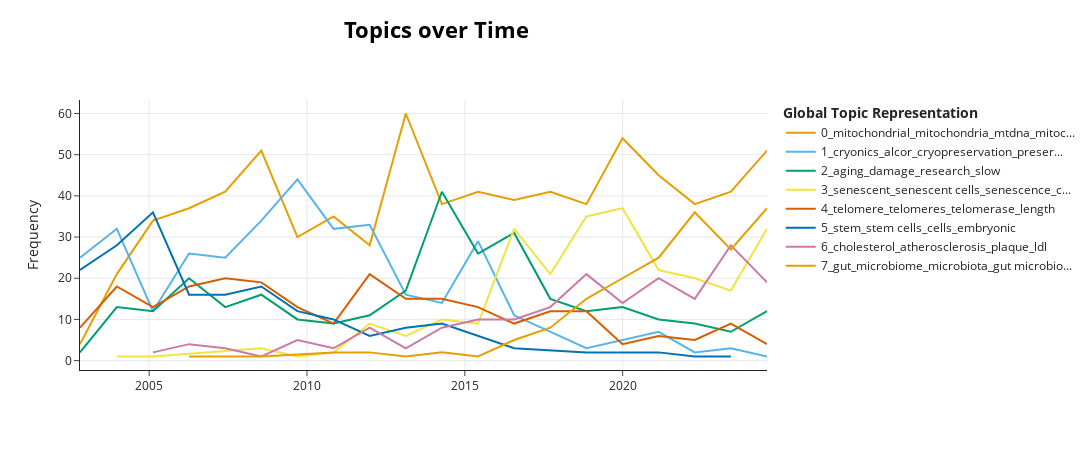

Write notebook code for a chart like this one.
### Code cell
# Cell 5: Temporal Evolution Graph (with Caching)

import pandas as pd
import os

if 'topic_model' in locals() and 'topics' in locals():
    # --- a. Define file paths for caching ---
    RESULTS_DIR = "inference_results"
    os.makedirs(RESULTS_DIR, exist_ok=True) # Create directory if it doesn't exist

    # Dynamic path based on whether we are using the sample or full dataset
    if use_sample:
        time_path = os.path.join(RESULTS_DIR, "topics_over_time_sample.csv")
    else:
        time_path = os.path.join(RESULTS_DIR, "topics_over_time_full.csv")

    # --- b. Load pre-calculated results or calculate them if they don't exist ---
    if os.path.exists(time_path):
        # --- FAST PATH: Load from disk ---
        print(f"✅ Loading pre-calculated temporal evolution data from:\n{time_path}")
        topics_over_time = pd.read_csv(time_path, parse_dates=['Timestamp'])
    else:
        # --- SLOW PATH: Calculate and then save ---
        print("Calculating topics over time... (This can be very slow, but only runs once)")
        topics_over_time = topic_model.topics_over_time(
            docs=documents, 
            timestamps=timestamps, 
            topics=topics,
            nr_bins=20
        )
        
        # Save the results for next time
        try:
            topics_over_time.to_csv(time_path, index=False)
            print(f"✅ Results saved to '{time_path}' for future sessions.")
        except Exception as e:
            print(f"❌ Error saving results: {e}")

    # --- c. Display the visualization ---
    print("\n--- Temporal Evolution Graph ---")
    display(topic_model.visualize_topics_over_time(topics_over_time, top_n_topics=8))

else:
    print("❌ The model or 'topics' variable is not available. Please run the previous cells first.")

### Figure 1 — Plotly figure (JSON) as saved in the notebook; plotly's stock layout.template omitted (floating-point values rounded to 4 significant figures)
{"data": [{"hoverinfo": "text", "hovertext": ["<b>Topic 0</b><br>Words: free radical, free radical theory, radical theory, successful educated, successful educated guesses", "<b>Topic 0</b><br>Words: mitochondrial, mitochondria, mitochondrial dna, dna, free", "<b>Topic 0</b><br>Words: mitochondrial, mitochondria, dna, mitochondrial dna, mutations", "<b>Topic 0</b><br>Words: mitochondrial, mitochondria, mitochondrial dna, mtdna, dna", "<b>Topic 0</b><br>Words: mitochondrial, mitochondria, mitochondrial dna, dna, mtdna", "<b>Topic 0</b><br>Words: mitochondrial, mitochondria, mitochondrial dna, antioxidants, dna", "<b>Topic 0</b><br>Words: mitochondrial, mitochondria, mtdna, mitochondrial dna, dna", "<b>Topic 0</b><br>Words: mitochondrial, mitochondria, ros, dna, mitochondrial dna", "<b>Topic 0</b><br>Words: mitochondrial, mitochondria, mitochondrial dna, dna, mtdna", "<b>Topic 0</b><br>Words: mitochondrial, mitochondria, mtdna, mitochondrial dna, dna", "<b>Topic 0</b><br>Words: mitochondrial, mitochondria, mtdna, mitochondrial dna, dna", "<b>Topic 0</b><br>Words: mitochondrial, mitochondria, ros, mtdna, mitochondrial dna", "<b>Topic 0</b><br>Words: mitochondrial, mitochondria, mtdna, dna, mitochondrial dna", "<b>Topic 0</b><br>Words: mitochondrial, mitochondria, mtdna, dna, mitochondrial dna", "<b>Topic 0</b><br>Words: mitochondrial, mitochondria, mtdna, oxidative, mitochondrial dna", "<b>Topic 0</b><br>Words: mitochondrial, mitochondria, mitophagy, mtdna, mitochondrial dna", "<b>Topic 0</b><br>Words: mitochondrial, mitochondria, mitophagy, mitochondrial function, mitochondrial dna", "<b>Topic 0</b><br>Words: mitochondrial, mitochondria, mitophagy, oxidative, mtdna", "<b>Topic 0</b><br>Words: mitochondrial, mitochondria, mitochondrial function, oxidative, mitophagy", "<b>Topic 0</b><br>Words: mitochondrial, mitochondria, mitochondrial dna, mtdna, mitochondrial function"], "marker": {"color": "#E69F00"}, "mode": "lines", "name": "0_mitochondrial_mitochondria_mtdna_mitoc...", "type": "scatter", "x": ["2002-10-23T15:24:28.800000000", "2003-12-23T21:36:00.000000000", "2005-02-13T19:12:00.000000000", "2006-04-07T16:48:00.000000000", "2007-05-30T14:24:00.000000000", "2008-07-21T12:00:00.000000000", "2009-09-12T09:36:00.000000000", "2010-11-04T07:12:00.000000000", "2011-12-27T04:48:00.000000000", "2013-02-17T02:24:00.000000000", "2014-04-11T00:00:00.000000000", "2015-06-02T21:36:00.000000000", "2016-07-24T19:12:00.000000000", "2017-09-15T16:48:00.000000000", "2018-11-07T14:24:00.000000000", "2019-12-30T12:00:00.000000000", "2021-02-20T09:36:00.000000000", "2022-04-14T07:12:00.000000000", "2023-06-06T04:48:00.000000000", "2024-07-28T02:24:00.000000000"], "y": [4, 21, 34, 37, 41, 51, 30, 35, 28, 60, 38, 41, 39, 41, 38, 54, 45, 38, 41, 51]}, {"hoverinfo": "text", "hovertext": ["<b>Topic 1</b><br>Words: cryonics, alcor, cryostasis, suspension, vitrification", "<b>Topic 1</b><br>Words: cryonics, alcor, legislation, arizona, industry", "<b>Topic 1</b><br>Words: cryonics, alcor, cryonics society, vitrification, society", "<b>Topic 1</b><br>Words: cryonics, alcor, cryopreservation, vitrification, preservation", "<b>Topic 1</b><br>Words: cryonics, alcor, cryopreservation, vitrification, preservation", "<b>Topic 1</b><br>Words: cryonics, alcor, cryopreservation, freezing, preservation", "<b>Topic 1</b><br>Words: cryonics, alcor, cryopreservation, preservation, alcors", "<b>Topic 1</b><br>Words: cryonics, alcor, cryopreservation, preservation, death", "<b>Topic 1</b><br>Words: cryonics, alcor, cryopreservation, preservation, brain", "<b>Topic 1</b><br>Words: cryonics, cryopreservation, alcor, future, vitrification", "<b>Topic 1</b><br>Words: cryonics, alcor, preservation, cryopreservation, vitrification", "<b>Topic 1</b><br>Words: cryonics, cryopreservation, preservation, alcor, vitrification", "<b>Topic 1</b><br>Words: cryonics, alcor, cryopreservation, vitrification, preservation", "<b>Topic 1</b><br>Words: cryonics, vitrification, alcor, preservation, ice", "<b>Topic 1</b><br>Words: cryonics, cryopreservation, alcor, vitrification, preservation", "<b>Topic 1</b><br>Words: cryonics, cryopreservation, vitrification, industry, preservation", "<b>Topic 1</b><br>Words: cryopreservation, cryonics, isochoric, cpas, vitrification", "<b>Topic 1</b><br>Words: ice, cryopreservation, cryonics, ice growth, vitrification", "<b>Topic 1</b><br>Words: biostasis, preservation, cryonics, biostasis research, roadmap"], "marker": {"color": "#56B4E9"}, "mode": "lines", "name": "1_cryonics_alcor_cryopreservation_preser...", "type": "scatter", "x": ["2002-10-23T15:24:28.800000000", "2003-12-23T21:36:00.000000000", "2005-02-13T19:12:00.000000000", "2006-04-07T16:48:00.000000000", "2007-05-30T14:24:00.000000000", "2008-07-21T12:00:00.000000000", "2009-09-12T09:36:00.000000000", "2010-11-04T07:12:00.000000000", "2011-12-27T04:48:00.000000000", "2013-02-17T02:24:00.000000000", "2014-04-11T00:00:00.000000000", "2015-06-02T21:36:00.000000000", "2016-07-24T19:12:00.000000000", "2017-09-15T16:48:00.000000000", "2018-11-07T14:24:00.000000000", "2021-02-20T09:36:00.000000000", "2022-04-14T07:12:00.000000000", "2023-06-06T04:48:00.000000000", "2024-07-28T02:24:00.000000000"], "y": [25, 32, 12, 26, 25, 34, 44, 32, 33, 16, 14, 29, 11, 7, 3, 7, 2, 3, 1]}, {"hoverinfo": "text", "hovertext": ["<b>Topic 2</b><br>Words: bioinformatics, nih, new theory, important point, particularly watertight theory", "<b>Topic 2</b><br>Words: aging, research, theory, theory aging, damage", "<b>Topic 2</b><br>Words: entropy, aging, gravity, model, research", "<b>Topic 2</b><br>Words: aging, damage, repair, research, chronomeres", "<b>Topic 2</b><br>Words: aging, damage, repair, wealth, research", "<b>Topic 2</b><br>Words: aging, metabolism, damage, slow, longevity", "<b>Topic 2</b><br>Words: aging, consortium, slowing, research, slow", "<b>Topic 2</b><br>Words: aging, research, damage, metabolic, technologies", "<b>Topic 2</b><br>Words: aging, damage, slow, sens, slow aging", "<b>Topic 2</b><br>Words: aging, programmed aging, programmed, damage, research", "<b>Topic 2</b><br>Words: aging, damage, research, metabolism, slow", "<b>Topic 2</b><br>Words: aging, damage, research, slow, life", "<b>Topic 2</b><br>Words: aging, damage, mtbp, research, slow", "<b>Topic 2</b><br>Words: aging, damage, drugs, lifespan, research", "<b>Topic 2</b><br>Words: aging, damage, research, drugs, repair", "<b>Topic 2</b><br>Words: aging, damage, research, drugs, mechanisms", "<b>Topic 2</b><br>Words: geroprotectors, aging, procaine, drugs, drug", "<b>Topic 2</b><br>Words: aging, lrs, cisd, diseases, hesperetin", "<b>Topic 2</b><br>Words: aging, hallmarks, biological, biological aging, field", "<b>Topic 2</b><br>Words: aging, damage, interventions, field, slow"], "marker": {"color": "#009E73"}, "mode": "lines", "name": "2_aging_damage_research_slow", "type": "scatter", "x": ["2002-10-23T15:24:28.800000000", "2003-12-23T21:36:00.000000000", "2005-02-13T19:12:00.000000000", "2006-04-07T16:48:00.000000000", "2007-05-30T14:24:00.000000000", "2008-07-21T12:00:00.000000000", "2009-09-12T09:36:00.000000000", "2010-11-04T07:12:00.000000000", "2011-12-27T04:48:00.000000000", "2013-02-17T02:24:00.000000000", "2014-04-11T00:00:00.000000000", "2015-06-02T21:36:00.000000000", "2016-07-24T19:12:00.000000000", "2017-09-15T16:48:00.000000000", "2018-11-07T14:24:00.000000000", "2019-12-30T12:00:00.000000000", "2021-02-20T09:36:00.000000000", "2022-04-14T07:12:00.000000000", "2023-06-06T04:48:00.000000000", "2024-07-28T02:24:00.000000000"], "y": [2, 13, 12, 20, 13, 16, 10, 9, 11, 17, 41, 26, 31, 15, 12, 13, 10, 9, 7, 12]}, {"hoverinfo": "text", "hovertext": ["<b>Topic 3</b><br>Words: sahf, pml, formation sahf, hira, formation", "<b>Topic 3</b><br>Words: senescent cells, senescent, cells dealing, cells link httpwwwthescientistcom, cells dealing accumulation", "<b>Topic 3</b><br>Words: senescent, senescent cells, antiageing research, cells, antiageing", "<b>Topic 3</b><br>Words: contributes process aging, senescent cells, contributes process, senescent, senescence", "<b>Topic 3</b><br>Words: senescent, senescent cells, baker, pinka, better overview", "<b>Topic 3</b><br>Words: senescent, senescent cells, cells, senescence, sasp", "<b>Topic 3</b><br>Words: senescent, senescence, senescent cells, cells, cellular senescence", "<b>Topic 3</b><br>Words: senescent, senescent cells, senescence, cells, cellular senescence", "<b>Topic 3</b><br>Words: senescent, senescent cells, cells, sasp, senescence", "<b>Topic 3</b><br>Words: senescent, senescent cells, senescence, cells, sasp", "<b>Topic 3</b><br>Words: senescent, senescent cells, senescence, cells, sasp", "<b>Topic 3</b><br>Words: senescent, senescent cells, senescence, cells, sasp", "<b>Topic 3</b><br>Words: senescent, senescent cells, senescence, sasp, cells", "<b>Topic 3</b><br>Words: senescent, senescent cells, senescence, cells, sasp", "<b>Topic 3</b><br>Words: senescent, senescent cells, sasp, senescence, cells", "<b>Topic 3</b><br>Words: senescent, senescent cells, senescence, sasp, cells", "<b>Topic 3</b><br>Words: senescent, senescent cells, senescence, cells, sasp"], "marker": {"color": "#F0E442"}, "mode": "lines", "name": "3_senescent_senescent cells_senescence_c...", "type": "scatter", "x": ["2003-12-23T21:36:00.000000000", "2005-02-13T19:12:00.000000000", "2008-07-21T12:00:00.000000000", "2009-09-12T09:36:00.000000000", "2010-11-04T07:12:00.000000000", "2011-12-27T04:48:00.000000000", "2013-02-17T02:24:00.000000000", "2014-04-11T00:00:00.000000000", "2015-06-02T21:36:00.000000000", "2016-07-24T19:12:00.000000000", "2017-09-15T16:48:00.000000000", "2018-11-07T14:24:00.000000000", "2019-12-30T12:00:00.000000000", "2021-02-20T09:36:00.000000000", "2022-04-14T07:12:00.000000000", "2023-06-06T04:48:00.000000000", "2024-07-28T02:24:00.000000000"], "y": [1, 1, 3, 1, 2, 9, 6, 10, 9, 32, 21, 35, 37, 22, 20, 17, 32]}, {"hoverinfo": "text", "hovertext": ["<b>Topic 4</b><br>Words: telomeres, telomere, telomere aging theories, telomere aging, theories", "<b>Topic 4</b><br>Words: telomeres, telomere, telomerase, length, telomere length", "<b>Topic 4</b><br>Words: telomeres, telomere, telomerase, telomere length, length", "<b>Topic 4</b><br>Words: telomere, telomeres, telomerase, length, telomere length", "<b>Topic 4</b><br>Words: telomere, telomeres, telomere length, telomerase, length", "<b>Topic 4</b><br>Words: telomere, telomeres, telomerase, telomere length, length", "<b>Topic 4</b><br>Words: telomere, telomeres, length, telomere length, telomerase", "<b>Topic 4</b><br>Words: telomeres, telomere, telomerase, length, telomere length", "<b>Topic 4</b><br>Words: telomeres, telomere, length, telomere length, telomerase", "<b>Topic 4</b><br>Words: telomere, telomeres, telomere length, telomerase, length", "<b>Topic 4</b><br>Words: telomere, telomeres, telomerase, length, telomere length", "<b>Topic 4</b><br>Words: telomere, telomeres, telomerase, length, telomere length", "<b>Topic 4</b><br>Words: telomere, telomeres, length, telomere length, telomerase", "<b>Topic 4</b><br>Words: telomerase, telomere, telomeres, telomere length, length", "<b>Topic 4</b><br>Words: telomere, telomeres, telomerase, length, telomere length", "<b>Topic 4</b><br>Words: telomeres, telomerase, telomere, tert, length", "<b>Topic 4</b><br>Words: telomeres, telomerase, tert, telomere, length", "<b>Topic 4</b><br>Words: telomeres, telomerase, telomere, length, telomere length", "<b>Topic 4</b><br>Words: telomere, telomerase, telomeres, length, telomere length", "<b>Topic 4</b><br>Words: telomeres, telomere, length, telomerase, telomere length"], "marker": {"color": "#D55E00"}, "mode": "lines", "name": "4_telomere_telomeres_telomerase_length", "type": "scatter", "x": ["2002-10-23T15:24:28.800000000", "2003-12-23T21:36:00.000000000", "2005-02-13T19:12:00.000000000", "2006-04-07T16:48:00.000000000", "2007-05-30T14:24:00.000000000", "2008-07-21T12:00:00.000000000", "2009-09-12T09:36:00.000000000", "2010-11-04T07:12:00.000000000", "2011-12-27T04:48:00.000000000", "2013-02-17T02:24:00.000000000", "2014-04-11T00:00:00.000000000", "2015-06-02T21:36:00.000000000", "2016-07-24T19:12:00.000000000", "2017-09-15T16:48:00.000000000", "2018-11-07T14:24:00.000000000", "2019-12-30T12:00:00.000000000", "2021-02-20T09:36:00.000000000", "2022-04-14T07:12:00.000000000", "2023-06-06T04:48:00.000000000", "2024-07-28T02:24:00.000000000"], "y": [8, 18, 13, 18, 20, 19, 13, 9, 21, 15, 15, 13, 9, 12, 12, 4, 6, 5, 9, 4]}, {"hoverinfo": "text", "hovertext": ["<b>Topic 5</b><br>Words: stem, stem cells, stem cell, adult, adult stem", "<b>Topic 5</b><br>Words: stem, stem cells, stem cell, embryonic, embryonic stem", "<b>Topic 5</b><br>Words: stem, stem cells, embryonic, embryonic stem, stem cell", "<b>Topic 5</b><br>Words: stem, embryonic, stem cells, embryonic stem, embryonic stem cells", "<b>Topic 5</b><br>Words: stem, stem cells, cells, embryonic, embryonic stem", "<b>Topic 5</b><br>Words: stem, stem cells, pluripotent, ips, cells", "<b>Topic 5</b><br>Words: stem, stem cells, cells, pluripotent, embryonic", "<b>Topic 5</b><br>Words: stem, stem cells, pluripotent, cells, embryonic", "<b>Topic 5</b><br>Words: stem, stem cells, vsels, cells, pluripotent", "<b>Topic 5</b><br>Words: stem, stem cells, cells, pluripotent, cell", "<b>Topic 5</b><br>Words: stem, stem cells, cells, pluripotent, vsels", "<b>Topic 5</b><br>Words: stem, stem cells, cells, cell, pluripotent", "<b>Topic 5</b><br>Words: stem, stem cells, cells, ipscs, pluripotent", "<b>Topic 5</b><br>Words: pluripotent, stem, vaps cells, vaps, stem cells", "<b>Topic 5</b><br>Words: hla, cell, therapeutic cell, leukocyte antigens hla, therapeutic cell types", "<b>Topic 5</b><br>Words: pluripotent, pluripotent stem, pluripotent stem cells, stem, stem cells"], "marker": {"color": "#0072B2"}, "mode": "lines", "name": "5_stem_stem cells_cells_embryonic", "type": "scatter", "x": ["2002-10-23T15:24:28.800000000", "2003-12-23T21:36:00.000000000", "2005-02-13T19:12:00.000000000", "2006-04-07T16:48:00.000000000", "2007-05-30T14:24:00.000000000", "2008-07-21T12:00:00.000000000", "2009-09-12T09:36:00.000000000", "2010-11-04T07:12:00.000000000", "2011-12-27T04:48:00.000000000", "2013-02-17T02:24:00.000000000", "2014-04-11T00:00:00.000000000", "2016-07-24T19:12:00.000000000", "2018-11-07T14:24:00.000000000", "2021-02-20T09:36:00.000000000", "2022-04-14T07:12:00.000000000", "2023-06-06T04:48:00.000000000"], "y": [22, 28, 36, 16, 16, 18, 12, 10, 6, 8, 9, 3, 2, 2, 1, 1]}, {"hoverinfo": "text", "hovertext": ["<b>Topic 6</b><br>Words: plaque, inflammation, cholesterol, atherosclerosis, arteries", "<b>Topic 6</b><br>Words: plaque, cholesterol, fumagillin, blood, atherosclerosis", "<b>Topic 6</b><br>Words: atherosclerosis, inflammation, granzyme, cholesterol, inflammatory", "<b>Topic 6</b><br>Words: plaques, plaques dangerous, plaques eventually, blood clot, necrotic", "<b>Topic 6</b><br>Words: cholesterol, plaque, atherosclerosis, ldl, particles", "<b>Topic 6</b><br>Words: hdl, cholesterol, hdl cholesterol, atherosclerosis, apoa", "<b>Topic 6</b><br>Words: ldl, atherosclerosis, cholesterol, plaque, atherosclerotic", "<b>Topic 6</b><br>Words: micro, hdl, atherosclerosis, micro rna, ketocholesterol", "<b>Topic 6</b><br>Words: atherosclerosis, ldl, cholesterol, macrophages, atherosclerotic", "<b>Topic 6</b><br>Words: atherosclerosis, cholesterol, macrophages, plaque, plaques", "<b>Topic 6</b><br>Words: cholesterol, ldl, atherosclerosis, ldl cholesterol, macrophages", "<b>Topic 6</b><br>Words: cholesterol, atherosclerosis, ldl, plaque, lipids", "<b>Topic 6</b><br>Words: cholesterol, atherosclerosis, macrophages, ldl, atherosclerotic", "<b>Topic 6</b><br>Words: cholesterol, atherosclerosis, ldl, macrophages, atherosclerotic", "<b>Topic 6</b><br>Words: atherosclerosis, cholesterol, macrophages, ldl, atherosclerotic", "<b>Topic 6</b><br>Words: cholesterol, atherosclerosis, atherosclerotic, plaque, macrophages", "<b>Topic 6</b><br>Words: cholesterol, atherosclerosis, plaque, atherosclerotic, macrophages", "<b>Topic 6</b><br>Words: plaque, cholesterol, atherosclerosis, atherosclerotic, plaques"], "marker": {"color": "#CC79A7"}, "mode": "lines", "name": "6_cholesterol_atherosclerosis_plaque_ldl", "type": "scatter", "x": ["2005-02-13T19:12:00.000000000", "2006-04-07T16:48:00.000000000", "2007-05-30T14:24:00.000000000", "2008-07-21T12:00:00.000000000", "2009-09-12T09:36:00.000000000", "2010-11-04T07:12:00.000000000", "2011-12-27T04:48:00.000000000", "2013-02-17T02:24:00.000000000", "2014-04-11T00:00:00.000000000", "2015-06-02T21:36:00.000000000", "2016-07-24T19:12:00.000000000", "2017-09-15T16:48:00.000000000", "2018-11-07T14:24:00.000000000", "2019-12-30T12:00:00.000000000", "2021-02-20T09:36:00.000000000", "2022-04-14T07:12:00.000000000", "2023-06-06T04:48:00.000000000", "2024-07-28T02:24:00.000000000"], "y": [2, 4, 3, 1, 5, 3, 8, 3, 8, 10, 10, 13, 21, 14, 20, 15, 28, 19]}, {"hoverinfo": "text", "hovertext": ["<b>Topic 7</b><br>Words: intestinal, microbiota, changes diet, intestinal microbiota, host", "<b>Topic 7</b><br>Words: bacteria, bacteria body, bacteria age, shifts humans, aging link httpwwweurekalertorgpubreleasescpillphp", "<b>Topic 7</b><br>Words: bbmn, bacteria, healthy centenarians, bifidobacterium, longum bbmn", "<b>Topic 7</b><br>Words: gut, microbiota, bacteria, host, gut microbiota", "<b>Topic 7</b><br>Words: gut, microbiome, microbiota, gut microbiota, bacteria", "<b>Topic 7</b><br>Words: gut, microbiota, gut microbiota, calorie, phylotypes", "<b>Topic 7</b><br>Words: gut, microbiome, microbial, microbiota, early humans", "<b>Topic 7</b><br>Words: gut, microbiota, microbial, microbiome, gut microbiota", "<b>Topic 7</b><br>Words: gut, microbiota, microbiome, microbes, gut microbiota", "<b>Topic 7</b><br>Words: gut, microbiota, microbiome, gut microbiota, bacteria", "<b>Topic 7</b><br>Words: gut, microbiome, microbiota, gut microbiome, microbial", "<b>Topic 7</b><br>Words: gut, microbiome, microbiota, gut microbiome, gut microbiota", "<b>Topic 7</b><br>Words: gut, microbiome, gut microbiome, microbiota, microbial", "<b>Topic 7</b><br>Words: gut, microbiota, microbiome, gut microbiome, gut microbiota", "<b>Topic 7</b><br>Words: gut, microbiome, gut microbiome, microbiota, gut microbiota", "<b>Topic 7</b><br>Words: gut, microbiome, gut microbiome, microbiota, gut microbiota"], "marker": {"color": "#E69F00"}, "mode": "lines", "name": "7_gut_microbiome_microbiota_gut microbio...", "type": "scatter", "x": ["2006-04-07T16:48:00.000000000", "2007-05-30T14:24:00.000000000", "2008-07-21T12:00:00.000000000", "2010-11-04T07:12:00.000000000", "2011-12-27T04:48:00.000000000", "2013-02-17T02:24:00.000000000", "2014-04-11T00:00:00.000000000", "2015-06-02T21:36:00.000000000", "2016-07-24T19:12:00.000000000", "2017-09-15T16:48:00.000000000", "2018-11-07T14:24:00.000000000", "2019-12-30T12:00:00.000000000", "2021-02-20T09:36:00.000000000", "2022-04-14T07:12:00.000000000", "2023-06-06T04:48:00.000000000", "2024-07-28T02:24:00.000000000"], "y": [1, 1, 1, 2, 2, 1, 2, 1, 5, 8, 15, 20, 25, 36, 27, 37]}], "layout": {"height": 450, "hoverlabel": {"bgcolor": "white", "font": {"family": "Rockwell", "size": 16}}, "legend": {"title": {"text": "<b>Global Topic Representation"}}, "title": {"font": {"color": "Black", "size": 22}, "text": "<b>Topics over Time</b>", "x": 0.4, "xanchor": "center", "y": 0.95, "yanchor": "top"}, "width": 1250, "xaxis": {"showgrid": true}, "yaxis": {"showgrid": true, "title": {"text": "Frequency"}}}}
